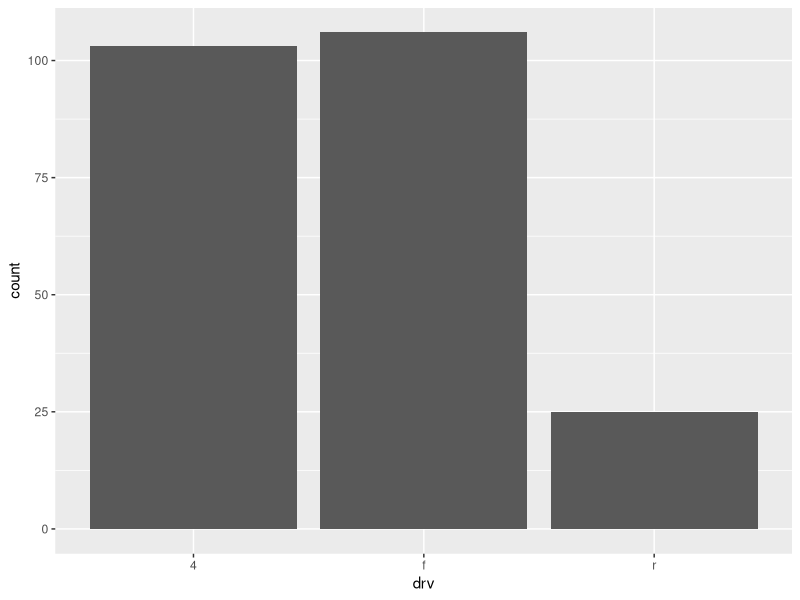
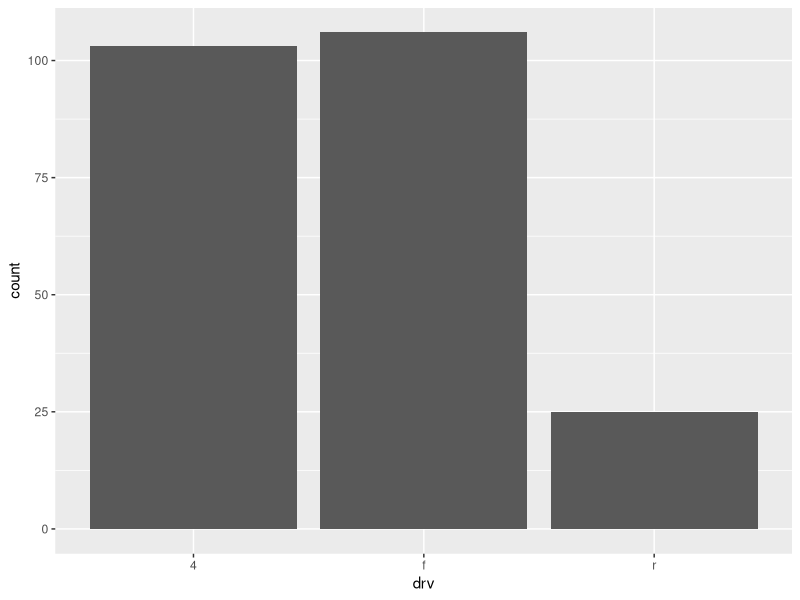
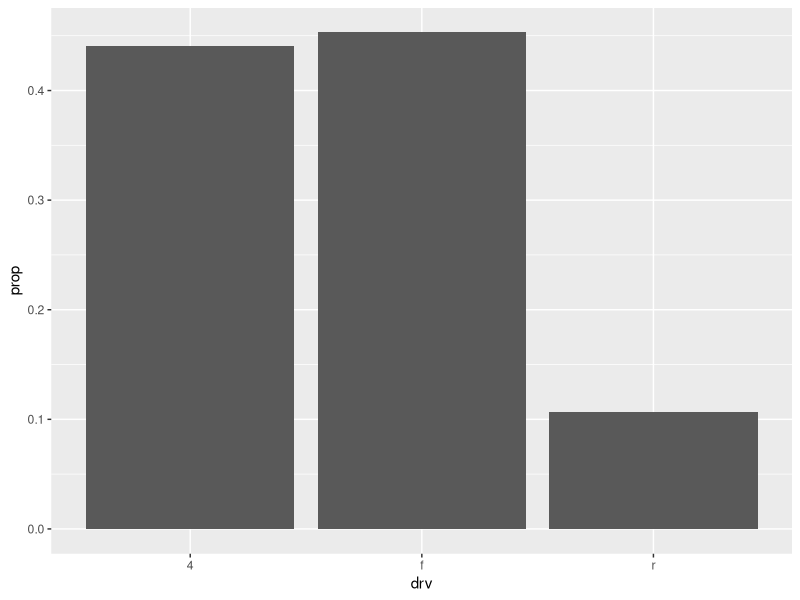
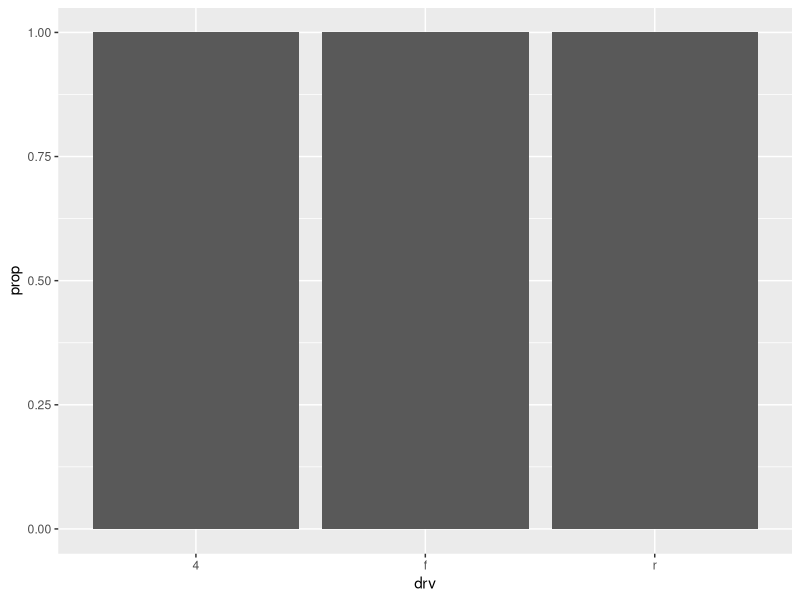
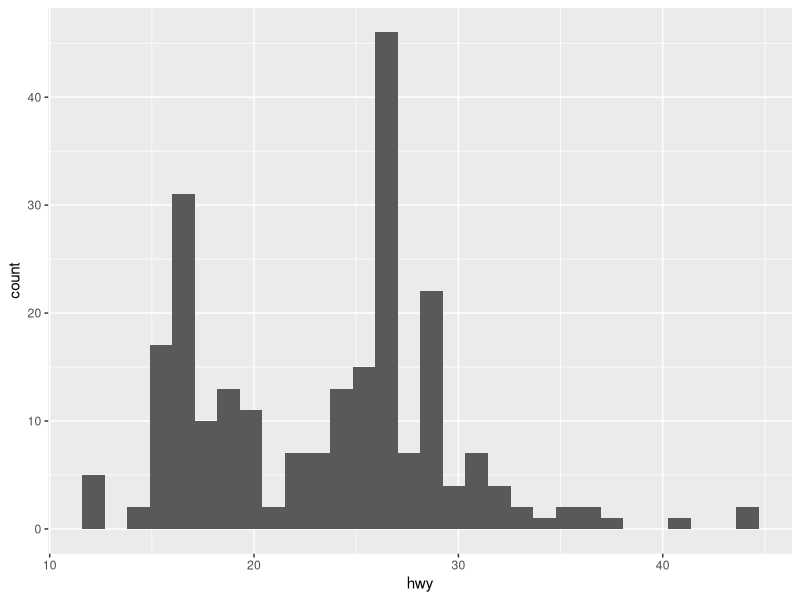
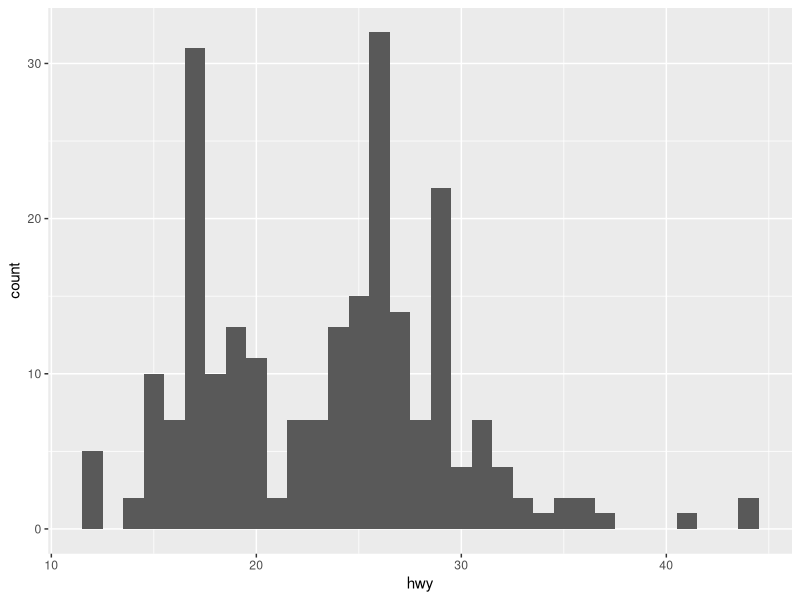
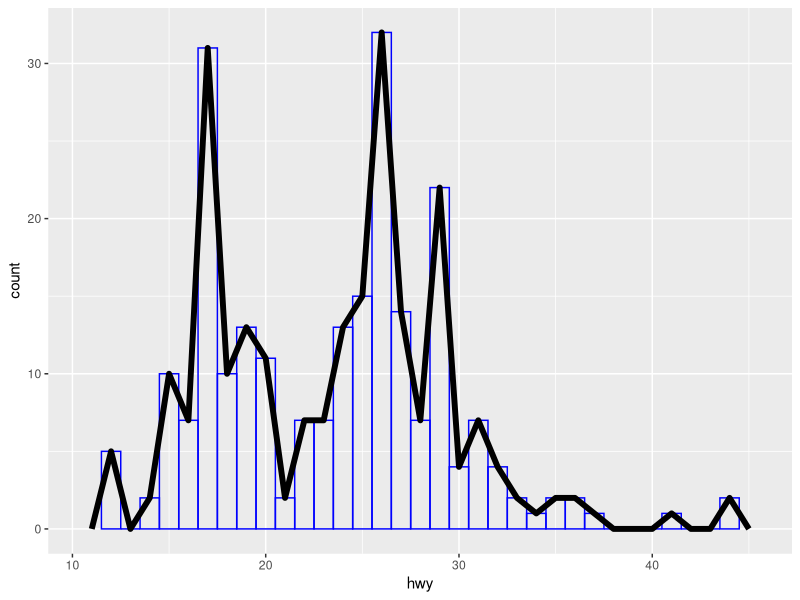
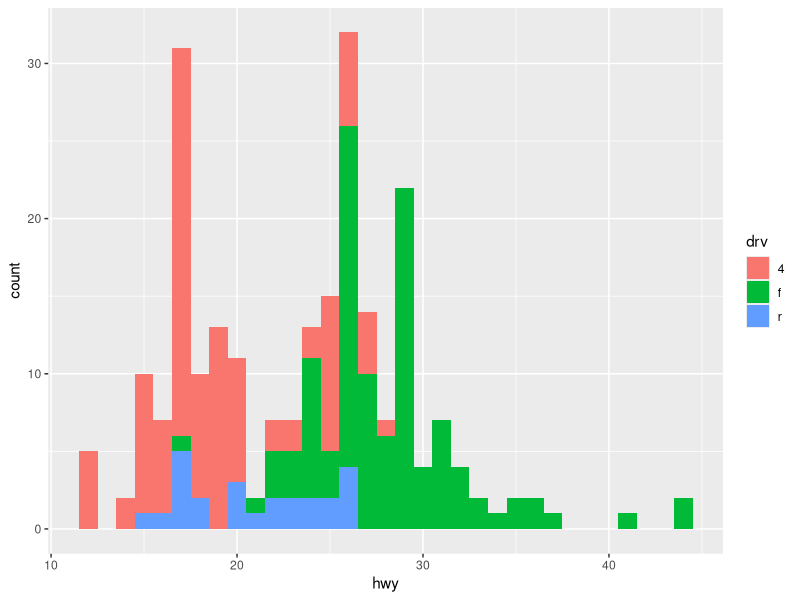

The R source for these figures, in order:
## ---- chunk 1
knitr::opts_chunk$set(echo = TRUE)
library(tidyverse)
## ---- chunk 2
ggplot(data = mpg) +
  geom_bar(mapping = aes(x = drv))
## ---- chunk 3
ggplot(data = mpg) +
  geom_bar(mapping = aes(x = drv, y = ..count..))
## ---- chunk 4
ggplot(data = mpg) +
  geom_bar(mapping = aes(x = drv, y = ..prop.., group = 1))
## ---- chunk 5
ggplot(data = mpg) +
  geom_bar(mapping = aes(x = drv, y = ..prop..))
## ---- chunk 6
ggplot(data = mpg) +
  geom_histogram(mapping = aes(x = hwy))
## ---- chunk 7
ggplot(data = mpg) +
  geom_histogram(
    mapping = aes(x = hwy),
    binwidth = 1
  )
## ---- chunk 8
ggplot(data = mpg) +
  geom_histogram(
    mapping = aes(x = hwy),
    fill = NA,
    color = "blue",
    binwidth = 1
  ) +
  geom_freqpoly(
    mapping = aes(x = hwy),
    binwidth = 1,
    size = 2
  )
## ---- chunk 9
ggplot(data = mpg) +
  geom_histogram(
    mapping = aes(x = hwy, fill = drv),
    binwidth = 1
  )
## ---- chunk 10
ggplot(data = mpg) +
  geom_histogram(
    mapping = aes(x = hwy, color = drv),
    fill = NA,
    binwidth = 1
  )
## ---- chunk 11
ggplot(data = mpg) +
  geom_freqpoly(
    mapping = aes(x = hwy, color = drv),
    binwidth = 1
  )
